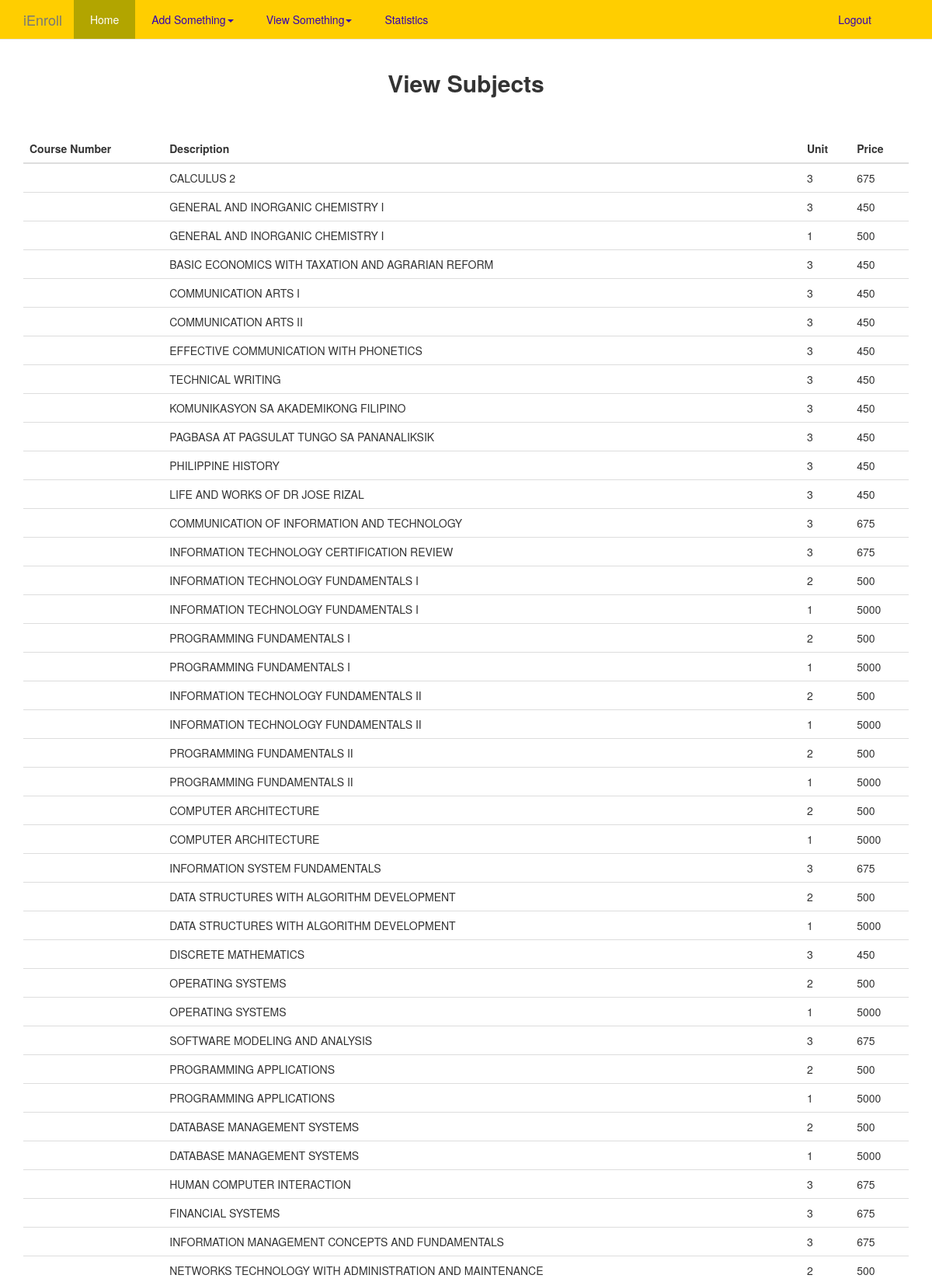
The app's page /viewSubjects.php (upper part) with its own data.
### tables this page shows
CREATE TABLE IF NOT EXISTS `subjects` (
  `subject_code` VARCHAR(20) NOT NULL,
  `description` VARCHAR(150) NOT NULL,
  `unit` INT NOT NULL,
  `price` DOUBLE NOT NULL DEFAULT 0.00,
  `slots` INT NOT NULL,
  PRIMARY KEY (`subject_code`),
  UNIQUE INDEX `course_code_UNIQUE` (`subject_code` ASC));

### viewSubjects.php (the view, shortened to what this page needs)
<?php
	include "fragments/header.php";
	include "fragments/nav.php";
	require_once("fragments/connection.php");
	$query = $pdo->prepare("SELECT * FROM subjects");
	$query->execute();
	$result = $query->fetchAll();
?>
	<div class="container-fluid" id="other">
		<div class="container">
			<h2>View Subjects</h2>
			<table class="table table-hover">
				<thead>
					<tr>
						<th>Course Number</th>
						<th>Description</th>
						<th>Unit</th>
						<th>Price</th>
					</tr>
				</thead>
				<tbody>
					<?php if(count($result)>0):?>
					<?php foreach($result as $subject): ?>
                    <tr>
                        <td><?php echo $subject["course_no"]; ?></td>
                        <td><?php echo $subject["description"]; ?></td>
                        <td><?php echo $subject["unit"] ?></td>
                        <td><?php echo $subject["price"] ?></td>
                    </tr>
                	<?php endforeach; ?>
                	<?php endif; ?>
				</tbody>
			</table>
		</div>
	</div>
<?php include "fragments/footer.php" ?>

### css/style.css (style rules this page uses)
h1, h2 { font-weight: 700; text-align: center; }
#other { margin-top: 60px; margin-bottom: 70px; }
#other > div > h2, #other > h1 { padding: 10px 0 40px; }

### records on screen
subjects: description "CALCULUS 2", unit "3", price "675"
subjects: description "GENERAL AND INORGANIC CHEMISTRY I", unit "3", price "450"
subjects: description "GENERAL AND INORGANIC CHEMISTRY I", unit "1", price "500"
subjects: description "BASIC ECONOMICS WITH TAXATION AND AGRARIAN REFORM", unit "3", price "450"
subjects: description "COMMUNICATION ARTS I", unit "3", price "450"
subjects: description "COMMUNICATION ARTS II", unit "3", price "450"
subjects: description "EFFECTIVE COMMUNICATION WITH PHONETICS", unit "3", price "450"
subjects: description "TECHNICAL WRITING", unit "3", price "450"
subjects: description "KOMUNIKASYON SA AKADEMIKONG FILIPINO", unit "3", price "450"
subjects: description "PAGBASA AT PAGSULAT TUNGO SA PANANALIKSIK", unit "3", price "450"
subjects: description "PHILIPPINE HISTORY", unit "3", price "450"
subjects: description "LIFE AND WORKS OF DR JOSE RIZAL", unit "3", price "450"
subjects: description "COMMUNICATION OF INFORMATION AND TECHNOLOGY", unit "3", price "675"
subjects: description "INFORMATION TECHNOLOGY CERTIFICATION REVIEW", unit "3", price "675"
subjects: description "INFORMATION TECHNOLOGY FUNDAMENTALS I", unit "2", price "500"
subjects: description "INFORMATION TECHNOLOGY FUNDAMENTALS I", unit "1", price "5000"
subjects: description "PROGRAMMING FUNDAMENTALS I", unit "2", price "500"
subjects: description "PROGRAMMING FUNDAMENTALS I", unit "1", price "5000"
subjects: description "INFORMATION TECHNOLOGY FUNDAMENTALS II", unit "2", price "500"
subjects: description "INFORMATION TECHNOLOGY FUNDAMENTALS II", unit "1", price "5000"
subjects: description "PROGRAMMING FUNDAMENTALS II", unit "2", price "500"
subjects: description "PROGRAMMING FUNDAMENTALS II", unit "1", price "5000"
subjects: description "COMPUTER ARCHITECTURE", unit "2", price "500"
subjects: description "COMPUTER ARCHITECTURE", unit "1", price "5000"
subjects: description "INFORMATION SYSTEM FUNDAMENTALS", unit "3", price "675"
subjects: description "DATA STRUCTURES WITH ALGORITHM DEVELOPMENT", unit "2", price "500"
subjects: description "DATA STRUCTURES WITH ALGORITHM DEVELOPMENT", unit "1", price "5000"
subjects: description "DISCRETE MATHEMATICS", unit "3", price "450"
subjects: description "OPERATING SYSTEMS", unit "2", price "500"
subjects: description "OPERATING SYSTEMS", unit "1", price "5000"
subjects: description "SOFTWARE MODELING AND ANALYSIS", unit "3", price "675"
subjects: description "PROGRAMMING APPLICATIONS", unit "2", price "500"
subjects: description "PROGRAMMING APPLICATIONS", unit "1", price "5000"
subjects: description "DATABASE MANAGEMENT SYSTEMS", unit "2", price "500"
subjects: description "DATABASE MANAGEMENT SYSTEMS", unit "1", price "5000"
subjects: description "HUMAN COMPUTER INTERACTION", unit "3", price "675"
subjects: description "FINANCIAL SYSTEMS", unit "3", price "675"
subjects: description "INFORMATION MANAGEMENT CONCEPTS AND FUNDAMENTALS", unit "3", price "675"
subjects: description "NETWORKS TECHNOLOGY WITH ADMINISTRATION AND MAINTENANCE", unit "2", price "500"
